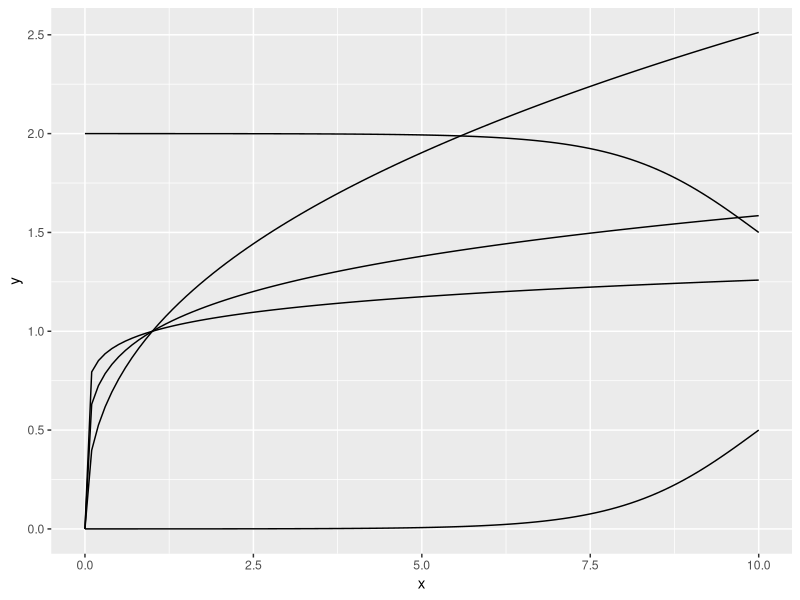
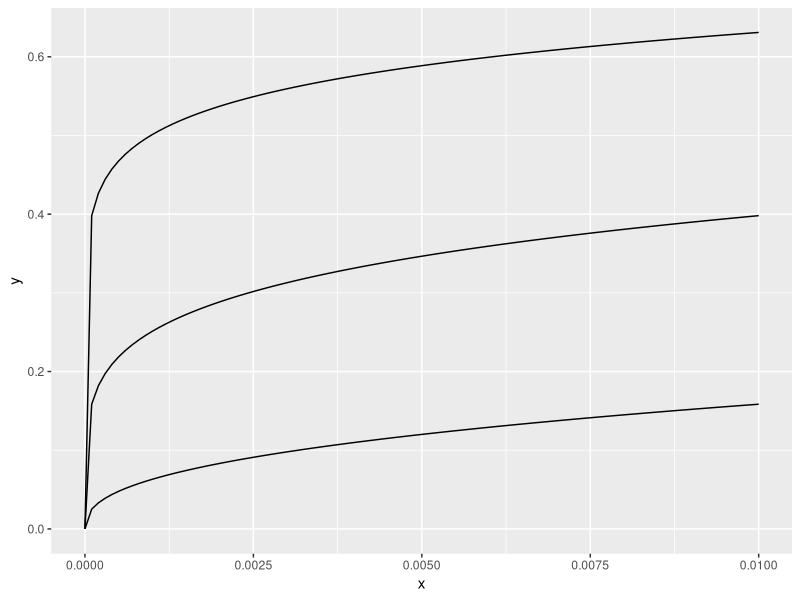

The R script that drew these images, in order:
library(ggplot2)

myfun <- function(x) {
  1/ (1 + exp(-x + 10))
}


myfun1 <- function(x) {
  2 -1 / (1 + exp(-x + 10))
}

myfun2 <- function(x, n) {
  x^n
}

xmin = 0
xmax = 10

ggplot(data.frame(x = c(xmin, xmax)), aes(x=x)) +
  stat_function(fun=myfun, geom = "line") +
  stat_function(fun=myfun1, geom = "line") +
  stat_function(fun=myfun2, args = list(n=0.4), geom = "line") +
  stat_function(fun=myfun2, args = list(n=0.2), geom = "line") +
  stat_function(fun=myfun2, args = list(n=0.1), geom = "line")
  


xmin = 0
xmax = 0.01

ggplot(data.frame(x = c(xmin, xmax)), aes(x=x)) +
  stat_function(fun=myfun2, args = list(n=0.4), geom = "line") +
  stat_function(fun=myfun2, args = list(n=0.2), geom = "line") +
  stat_function(fun=myfun2, args = list(n=0.1), geom = "line")
